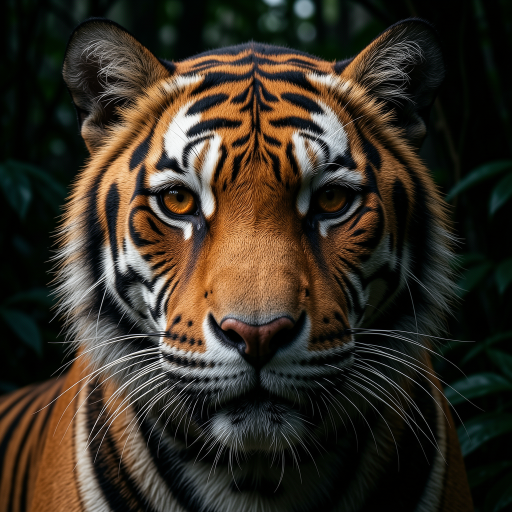
#> input picture data/input/Tiger.png, 1024 x 1024 px, found by its file name (shown at 1/2 size)
$ python stroke_gen.py --image data/input/Tiger.png   (older library calls are emulated)
#> lines starting #> are read from the running program, lines starting #| are printed output that depends on the picture
"""
stroke_gen.py — Layer 1: image → painterly brush-stroke data + rendered preview

Approach: grid-based, actual image colours (not palette-quantised).
Each cell gets one stroke coloured by the mean RGB of the source pixels in that cell.
Palette quantisation is deferred to traj_calc.py (robot execution only).

Three layers, large → fine:
  Layer 3  6×6   ≈85 px/cell  — block in main colour areas
  Layer 4  14×14 ≈37 px/cell  — fill colour transitions
  Layer 5  20×20 ≈26 px/cell  — refine edges

Stroke shape: wide near-square ellipse at high alpha → solid colour blocks
that tile together to approximate the original image (PaintTransformer style).
Angle follows local gradient so strokes align with edges.

Outputs:
  data/strokes/{stem}_layer_0{3,4,5}_sorted.csv   — x,y,w,h,θ,r,g,b
  data/output/{stem}_painted.png                   — rendered painting preview

Usage:
    python src/stroke_gen.py --image data/input/Tiger.png
    python src/stroke_gen.py --image data/input/Tiger.png --max_strokes 300
"""

from __future__ import annotations

import argparse
import math
import time
from pathlib import Path
import sys
sys.path.insert(0, str(Path(__file__).parent.parent))  # src/
sys.path.insert(0, str(Path(__file__).parent))         # src/gen/

import cv2
import numpy as np
import pandas as pd

# ── 24-colour palette (used only when exporting robot NPZ, not for rendering) ─
COLOR_CENTERS = [
    (  0,   0,   0), (128, 128, 128), (255, 255, 255),
    (  0, 200,   0), (200,   0,   0), (150,   0, 200),
    (  0, 120, 255), (255, 165,   0), (255, 255,   0), (255, 100, 180),
    (  0, 100,   0), (100,   0,   0), (100,   0, 150),
    (  0,  80, 200), (150,  80,   0), (150, 150,   0), (200,  50, 120),
    (150, 255, 150), (255, 100, 100), (200, 100, 255),
    (100, 180, 255), (255, 200, 100), (255, 255, 150), (255, 150, 200),
]

CANVAS_PX = 512   # rendering canvas and stroke coordinate space

# Per-layer parameters
#   n_grid  : grid dimension (n×n cells)
#   len_r   : stroke length = cell_size × len_r
#   wid_r   : stroke width  = cell_size × wid_r
#   alpha   : blend opacity — high (≥0.90) for solid opaque colour blocks
#   blur    : GaussianBlur kernel for soft edges (applied to rotated-rect mask)
LAYER_CFG = {
    3: dict(n_grid=6,  len_r=1.60, wid_r=0.75, alpha=0.96, blur=5),
    4: dict(n_grid=14, len_r=1.50, wid_r=0.70, alpha=0.92, blur=3),
    5: dict(n_grid=20, len_r=1.40, wid_r=0.65, alpha=0.87, blur=2),
}

COLS = ["x", "y", "w", "h", "θ", "r", "g", "b"]


# ── Colour sampling ───────────────────────────────────────────────────────────

def _cell_color(img_rgb: np.ndarray,
                y1: int, y2: int, x1: int, x2: int) -> tuple[int, int, int]:
    """Mean RGB of the source image patch (actual colour, not palette-snapped)."""
    patch = img_rgb[y1:y2, x1:x2]
    if patch.size == 0:
        return (255, 255, 255)
    m = patch.mean(axis=(0, 1))
    return (int(round(m[0])), int(round(m[1])), int(round(m[2])))


def _is_near_white(r: int, g: int, b: int, thr: int = 240) -> bool:
    """True if the cell colour is essentially white canvas — skip it."""
    return r > thr and g > thr and b > thr


# ── Gradient angle ────────────────────────────────────────────────────────────

def _cell_angle(gray_patch: np.ndarray) -> float:
    """Stroke direction perpendicular to dominant local edge (Sobel)."""
    if gray_patch.size < 4:
        return 0.0
    ksize = 3 if min(gray_patch.shape) >= 3 else 1
    gx = cv2.Sobel(gray_patch, cv2.CV_64F, 1, 0, ksize=ksize)
    gy = cv2.Sobel(gray_patch, cv2.CV_64F, 0, 1, ksize=ksize)
    mx, my = float(gx.mean()), float(gy.mean())
    if math.hypot(mx, my) < 0.5:
        return 0.0
    angle = math.atan2(mx, -my)
    angle = angle % math.pi
    if angle > math.pi / 2:
        angle -= math.pi
    return angle


# ── Soft elliptical stroke renderer ──────────────────────────────────────────

def _draw_stroke(canvas: np.ndarray,
                 cx: float, cy: float,
                 length: float, width: float,
                 angle_rad: float,
                 rgb: tuple,
                 alpha: float,
                 blur: int) -> None:
    """Alpha-blend a rotated-rectangle brush stroke onto canvas (RGB, in-place).

    Uses cv2.boxPoints so the stroke looks like a flat painted patch,
    not a circular blob.  A small GaussianBlur softens only the edges.
    """
    H, W = canvas.shape[:2]
    mask = np.zeros((H, W), dtype=np.uint8)
    rect = ((cx, cy), (float(length), float(width)), math.degrees(angle_rad))
    box  = cv2.boxPoints(rect)
    box  = np.round(box).astype(np.int32)
    cv2.fillPoly(mask, [box], 255)
    if blur >= 2:
        kk = max(3, blur | 1)
        sigma = blur / 3.0
        mf = cv2.GaussianBlur(mask, (kk, kk), sigma).astype(np.float32) / 255.0
    else:
        mf = mask.astype(np.float32) / 255.0
    w  = mf * alpha
    r, g, b = rgb
    for c, col in enumerate((r, g, b)):
        canvas[:, :, c] = np.clip(
            canvas[:, :, c] * (1.0 - w) + col * w, 0, 255
        ).astype(np.uint8)


# ── Per-layer extraction ──────────────────────────────────────────────────────

def extract_layer(img_rgb: np.ndarray, cfg: dict) -> list[dict]:
    """One stroke per grid cell, coloured by actual mean image colour.

    Returns list of dicts with keys: x, y, w, h, θ, r, g, b.
    Near-white cells are skipped (canvas shows through as highlight).
    """
    n      = cfg["n_grid"]
    H, W   = img_rgb.shape[:2]     # CANVAS_PX × CANVAS_PX
    cell_h = H / n
    cell_w = W / n
    cell   = (cell_h + cell_w) / 2.0
    length = cell * cfg["len_r"]
    width  = cell * cfg["wid_r"]
    gray   = cv2.cvtColor(img_rgb, cv2.COLOR_RGB2GRAY).astype(np.float32)

    strokes = []
    for gy in range(n):
        for gx in range(n):
            y1 = int(gy * cell_h);  y2 = int((gy + 1) * cell_h)
            x1 = int(gx * cell_w);  x2 = int((gx + 1) * cell_w)
            r, g, b = _cell_color(img_rgb, y1, y2, x1, x2)
            if _is_near_white(r, g, b):
                continue
            cx    = (x1 + x2) / 2.0
            cy    = (y1 + y2) / 2.0
            angle = _cell_angle(gray[y1:y2, x1:x2])
            strokes.append(dict(x=cx, y=cy, w=length, h=width,
                                θ=angle, r=r, g=g, b=b))
    return strokes


# ── Subsampling ───────────────────────────────────────────────────────────────

def _subsample(strokes: list[dict], n: int) -> list[dict]:
    if n <= 0 or len(strokes) <= n:
        return strokes
    idx = np.round(np.linspace(0, len(strokes) - 1, n)).astype(int)
    return [strokes[i] for i in idx]


# ── CSV I/O ───────────────────────────────────────────────────────────────────

def save_layer(strokes: list[dict], path: str) -> int:
    if not strokes:
        return 0
    rows = [[round(s["x"], 1), round(s["y"], 1),
             round(s["w"], 1), round(s["h"], 1),
             round(s["θ"], 6),
             int(s["r"]), int(s["g"]), int(s["b"])]
            for s in strokes]
    df = pd.DataFrame(rows, columns=COLS)
    Path(path).parent.mkdir(parents=True, exist_ok=True)
    df.to_csv(path, index=False)
    return len(df)


# ── Main ──────────────────────────────────────────────────────────────────────

def generate(image_path: str, outdir: str, max_strokes: int = 300) -> dict[int, str]:
#> called with image_path = 'data/input/Tiger.png', outdir = 'data/strokes', max_strokes = 300
    t0 = time.perf_counter()

    img = cv2.imread(image_path)
#> img is the input picture: shape (1024, 1024, 3); mean B, G, R 36.4, 47.3, 55.1
    if img is None:
        raise FileNotFoundError(f"Cannot read: {image_path}")
    img_rgb = cv2.cvtColor(img, cv2.COLOR_BGR2RGB)
    img_rgb = cv2.resize(img_rgb, (CANVAS_PX, CANVAS_PX), interpolation=cv2.INTER_AREA)
#> img_rgb: shape (512, 512, 3)

    raw3 = extract_layer(img_rgb, LAYER_CFG[3])
#> in extract_layer, `n      = cfg["n_grid"]`: n = 6
#> in extract_layer, `cell_h = H / n`: cell_h = 85.33
#> in extract_layer, `length = cell * cfg["len_r"]`: length = 136.5
#> in extract_layer, `width  = cell * cfg["wid_r"]`: width = 64
#> the loop in extract_layer, `for gy in range(n):` made 6 passes
#> pass 1, in _cell_color, `patch = img_rgb[y1:y2, x1:x2]`:
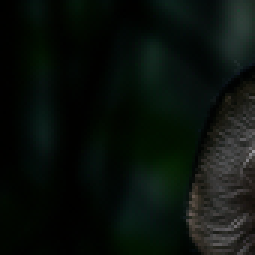
#> patch: shape (85, 85, 3) (shown 3 times larger); mean R, G, B 10.3, 16.9, 12.2
#> pass 1, in _cell_angle, `gx = cv2.Sobel(gray_patch, cv2.CV_64F, 1, 0, ksize=ksize)`:
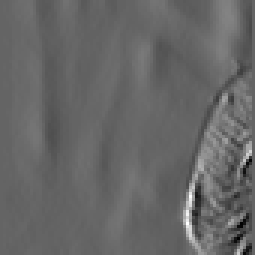
#> gx: shape (85, 85) float64 (shown 3 times larger); min -164, max 251, mean 3.4; drawn with min black and max white
#> pass 1, in _cell_angle, `gy = cv2.Sobel(gray_patch, cv2.CV_64F, 0, 1, ksize=ksize)`:
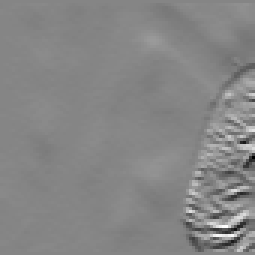
#> gy: shape (85, 85) float64 (shown 3 times larger); min -228, max 206, mean 0; drawn with min black and max white
#> pass 1, in _cell_color (call 2), `patch = img_rgb[y1:y2, x1:x2]`:
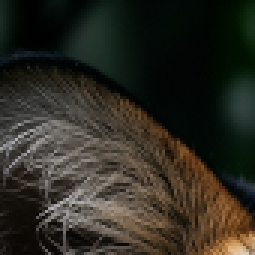
#> patch: shape (85, 85, 3) (shown 3 times larger); mean R, G, B 45.6, 43.4, 34.6
#> after the loop in extract_layer, `for gy in range(n):`: strokes = 36 items
#> raw3 = 36 items
    raw4 = extract_layer(img_rgb, LAYER_CFG[4])
#> the loop in extract_layer (call 2), `for gy in range(n):` made 14 passes
#> pass 1, in _cell_angle (call 37), `gy = cv2.Sobel(gray_patch, cv2.CV_64F, 0, 1, ksize=ksize)`:
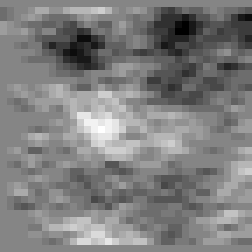
#> gy: shape (36, 36) float64 (shown 7 times larger); min -11, max 10, mean -0.534; drawn with min black and max white
    raw5 = extract_layer(img_rgb, LAYER_CFG[5])

    s3 = raw3
    s4 = raw4
    s5 = _subsample(raw5, max(0, max_strokes - len(s3) - len(s4)))

    # Base coat: fill canvas with the mean image colour so any gaps between
    # strokes look painted rather than blank white.
    mean_bgr = img_rgb.reshape(-1, 3).mean(axis=0).round().astype(np.uint8)
    canvas = np.tile(mean_bgr, (CANVAS_PX, CANVAS_PX, 1))
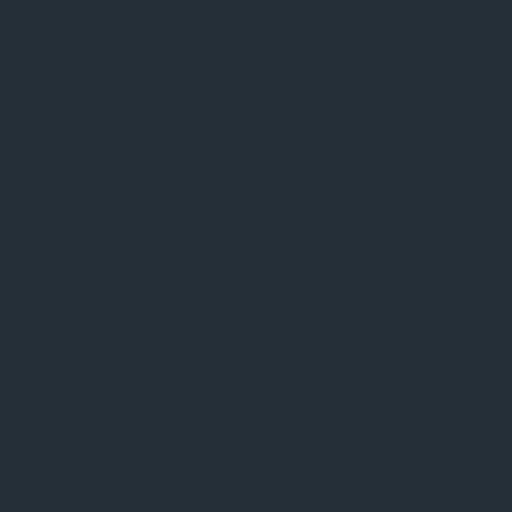
#> canvas: shape (512, 512, 3); mean of channels 0, 1, 2 55, 47, 37; drawn as B, G, R
    stem   = Path(image_path).stem
    outdir = Path(outdir)
    paths  = {}

    for lay, strokes in [(3, s3), (4, s4), (5, s5)]:
        cfg = LAYER_CFG[lay]
        for s in strokes:
            _draw_stroke(canvas,
                         s["x"], s["y"], s["w"], s["h"], s["θ"],
                         (s["r"], s["g"], s["b"]),
                         cfg["alpha"], cfg["blur"])
        p = outdir / f"{stem}_layer_{lay:02d}_sorted.csv"
        n = save_layer(strokes, str(p))
        print(f"[stroke_gen] layer {lay}: {n} strokes  ({p.name})")
        if n:
            paths[lay] = str(p)
#> this loop made 1 pass
#> lay on pass 1: 3
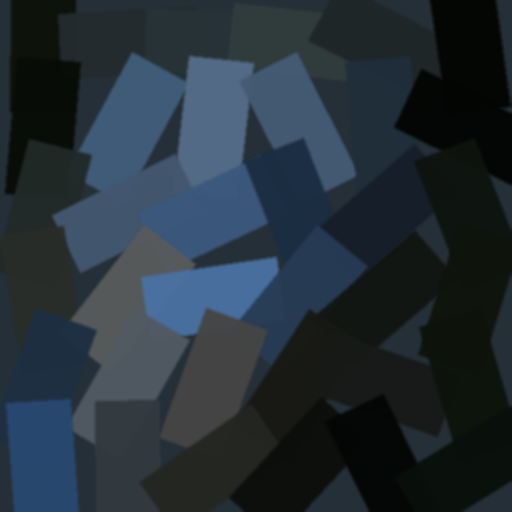
#> canvas: shape (512, 512, 3); mean of channels 0, 1, 2 56.2, 48, 36.9; drawn as B, G, R

    out_img = Path(outdir).parent / "output" / f"{stem}_painted.png"
    out_img.parent.mkdir(parents=True, exist_ok=True)
    cv2.imwrite(str(out_img), cv2.cvtColor(canvas, cv2.COLOR_RGB2BGR))

    ms    = (time.perf_counter() - t0) * 1000
    total = len(s3) + len(s4) + len(s5)
    print(f"[stroke_gen] {total} strokes  ({ms:.0f} ms)")
    print(f"[stroke_gen] painted → {out_img}")
    return paths


def main():
    p = argparse.ArgumentParser()
    p.add_argument("--image",       required=True)
    p.add_argument("--outdir",      default="data/strokes")
    p.add_argument("--max_strokes", type=int, default=300)
    args = p.parse_args()
    generate(args.image, args.outdir, args.max_strokes)


if __name__ == "__main__":
#> (the run stopped early here; a loop or call above may not have finished)
